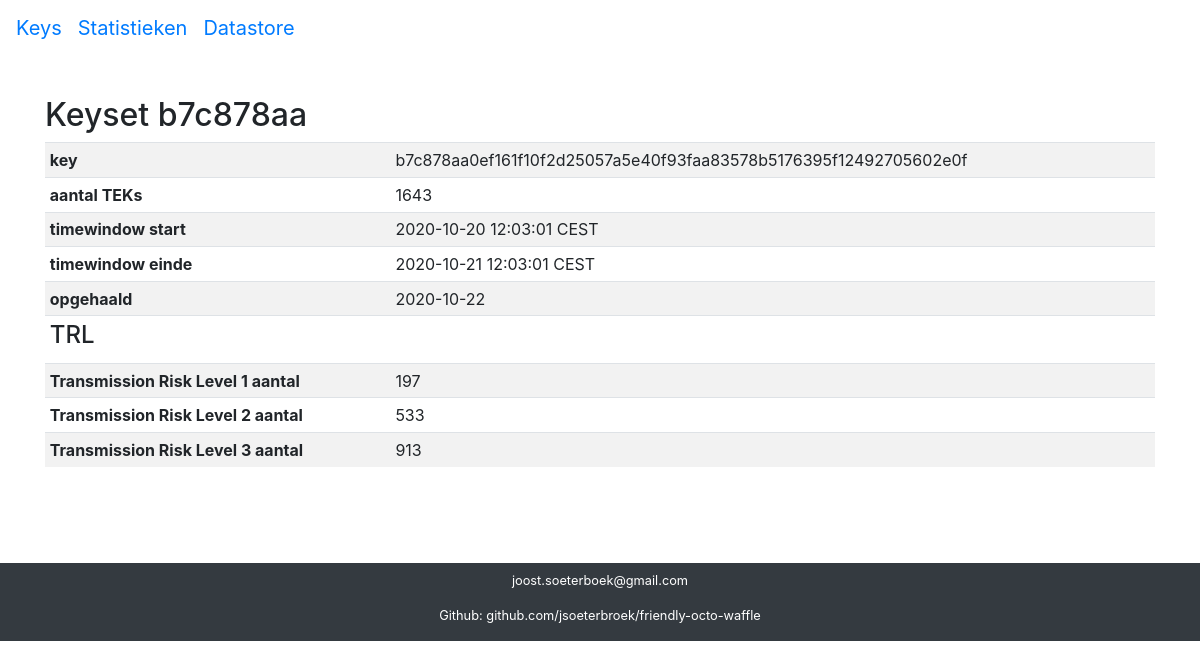
The app's page /keys/b7c878aa/ with its own data.
### keys/models.py (models this page shows, shortened)
class Keys(models.Model):
    key = models.CharField("key", max_length=255, unique=True, primary_key=True)
    shortkey = models.CharField("short key", max_length=8)
    created = models.DateTimeField(auto_now_add=True, editable=False)
    environment = models.CharField("omgeving", max_length=125)
    seen = models.CharField("opgehaald", max_length=48)
    start_timestamp = models.CharField("timestamp start", max_length=48)
    end_timestamp = models.CharField("timestamp end", max_length=48)
    num_teks = models.IntegerField('number of keys')
    class Meta:
        verbose_name = 'Exposure Keyset'
        verbose_name_plural = 'Exposure Keysets'

class Trl(models.Model):
    key = models.ForeignKey(Keys, on_delete=models.CASCADE)
    sum_trl_1 = models.IntegerField("sum trl 1")
    sum_trl_2 = models.IntegerField("sum trl 2")
    sum_trl_3 = models.IntegerField("sum trl 3")
    class Meta:
        verbose_name = 'Transmission Risk Level'
        verbose_name_plural = 'Transmission Risk Levels'

### keys/views.py (the view)
# urls.py: path('<str:shortkey>/', views.key_view, name='key_view'),
def key_view(request, shortkey):
    try:
        keyset = Keys.objects.get(shortkey=shortkey)
        trl = Trl.objects.get(key=keyset)
    except Keys.DoesNotExist:
        raise Http404("key does not exist")
    context = {
        'keyset': keyset,
        'trl': trl,
    }
    return render(request, 'key_view.html', context)

### keys/templates/key_view.html (shortened to what this page needs)
{% extends "base.html" %}
{% block content %}
{% load static %}
{% load l10n %}
<p>&nbsp;</p>
<h2> Keyset {{keyset.shortkey}} </h2>
  {% if keyset %}
    {% if trl %}
  <table class="table table-striped table-sm">
      <tr>
          <td><b>key</b></td><td>{{keyset.key}}</td>
      </tr><tr>
          <td><b>aantal TEKs</b></td><td>{{keyset.num_teks}}</td>
      </tr><tr>
          <td><b>timewindow start</b></td><td>{{keyset.start_timestamp}}</td>
      </tr><tr>
          <td><b>timewindow einde</b></td><td>{{keyset.end_timestamp}}</td>
      </tr><tr>
          <td><b>opgehaald</b></td><td>{{keyset.seen}}</td>
      </tr><tr>
          <td colspan="2"><h4>TRL</h4></td>
      </tr><tr>
          <td><b>Transmission Risk Level 1 aantal</b></td><td>{{trl.sum_trl_1}}</td>
      </tr><tr>
          <td><b>Transmission Risk Level 2 aantal</b></td><td>{{trl.sum_trl_2}}</td>
      </tr><tr>
          <td><b>Transmission Risk Level 3 aantal</b></td><td>{{trl.sum_trl_3}}</td>
      </tr>
  </table>
  {% else %}
   <p>There are no trls in the database.</p>
  {% endif %}
  {% else %}
   <p>There are no keysets in the database.</p>
  {% endif %}
{% endblock %}

### records on screen
Keys: shortkey "b7c878aa", key "b7c878aa0ef161f10f2d25057a5e40f93faa83578b5176395f12492705602e0f", num_teks "1643", start_timestamp "2020-10-20 12:03:01 CEST", end_timestamp "2020-10-21 12:03:01 CEST", seen "2020-10-22"
Trl: sum_trl_1 "197", sum_trl_2 "533", sum_trl_3 "913"
